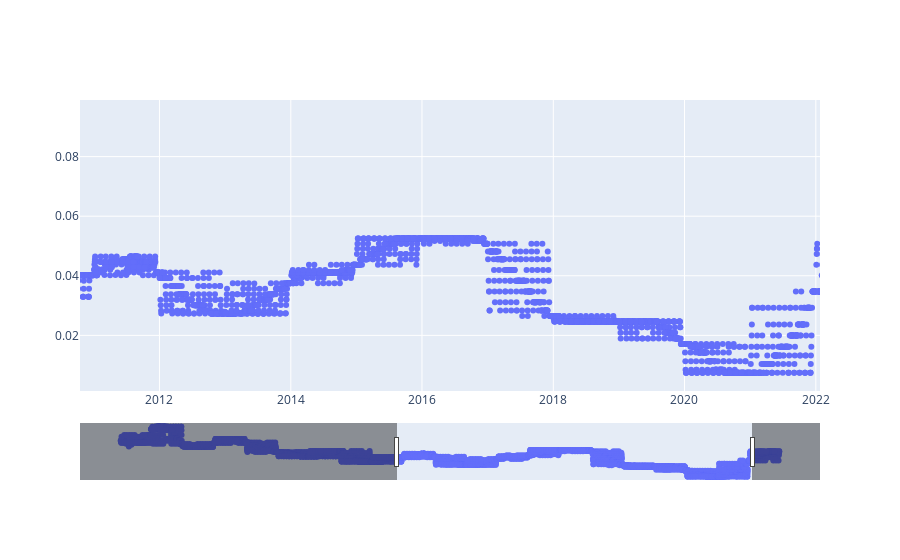

This figure's notebook cell:
### Code cell
fig = go.Figure()
fig.add_trace(go.Scatter(x=df[x_col], y=df[y_col], mode='markers'))
fig.update_layout(xaxis_rangeslider_visible=True)
fig.show()

### Figure 1 — Plotly figure (JSON) as saved in the notebook; plotly's stock layout.template omitted (floating-point values rounded to 4 significant figures; data arrays with more than 128 entries replaced by an {"elided": "..."} marker saying what was removed)
{"data": [{"mode": "markers", "type": "scatter", "x": {"elided": "5224 str values"}, "y": {"elided": "5224 float values"}}], "layout": {"autosize": true, "xaxis": {"autorange": false, "range": ["2010-10-15 17:48:40.1105", "2022-01-24 06:58:44.6147"], "rangeslider": {"autorange": true, "range": ["2000-09-22 06:21:11.5923", "2024-03-19 17:38:48.4077"], "visible": true, "yaxis": {"_template": null, "rangemode": "match"}}, "type": "date"}, "yaxis": {"autorange": true, "range": [-0.0007524, 0.1011], "type": "linear"}}}
